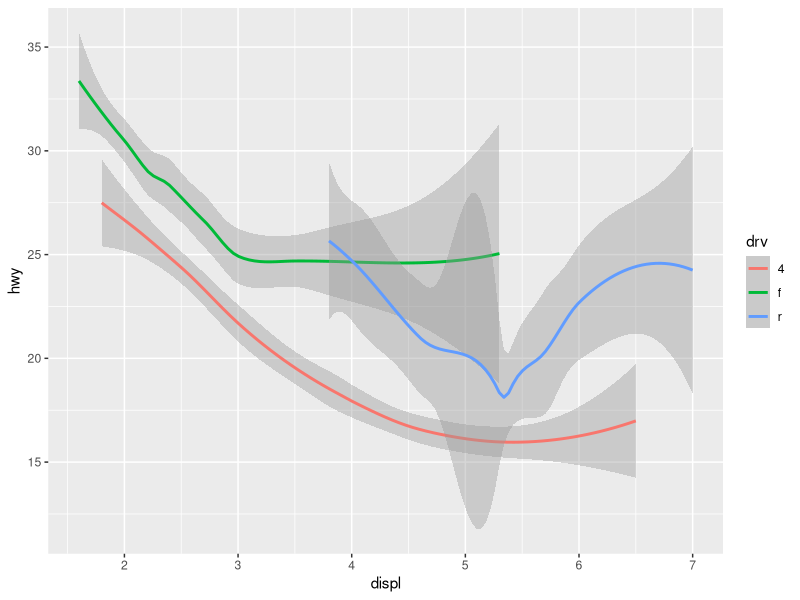

Reproduce this figure in R.
require(MASS)
require(ggplot2)
ggplot(data = mpg) +
  geom_smooth(
    mapping = aes(x = displ, y = hwy, color = drv)
    #show.legend = FALSE
  )

